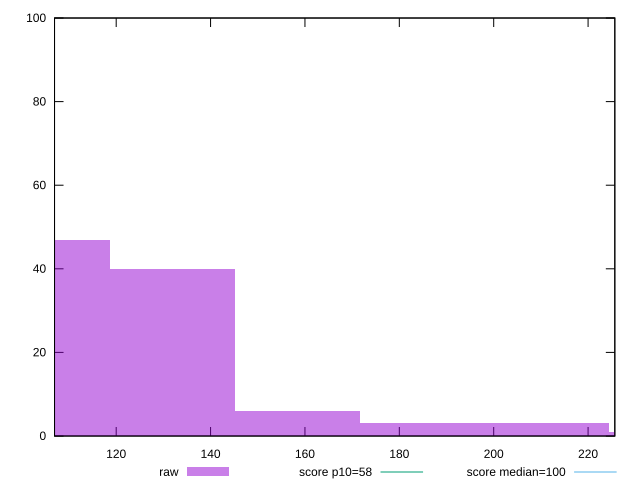

The gnuplot source for this figure:
reset

$raw <<EOF
184.78002301349585 3
131.9857307239256 40
211.17716915828098 3
105.58858457914049 47
237.5743153030661 1
158.38287686871072 6
EOF

set key outside below
set boxwidth 26.397146144785122
set xrange [106.93333333333285:225.66666666666669]
set yrange [0:100]
set trange [0:100]
set style fill transparent solid 0.5 noborder

set parametric
set terminal svg size 640, 490 enhanced background rgb 'white'
set output "report_00009_2021-02-08T22-37-41.559Z/estimated-input-latency/samples/pages+cached/raw/histogram.svg"

plot $raw title "raw" with boxes, \
     58,t title "score p10=58", \
     100,t title "score median=100"

reset
